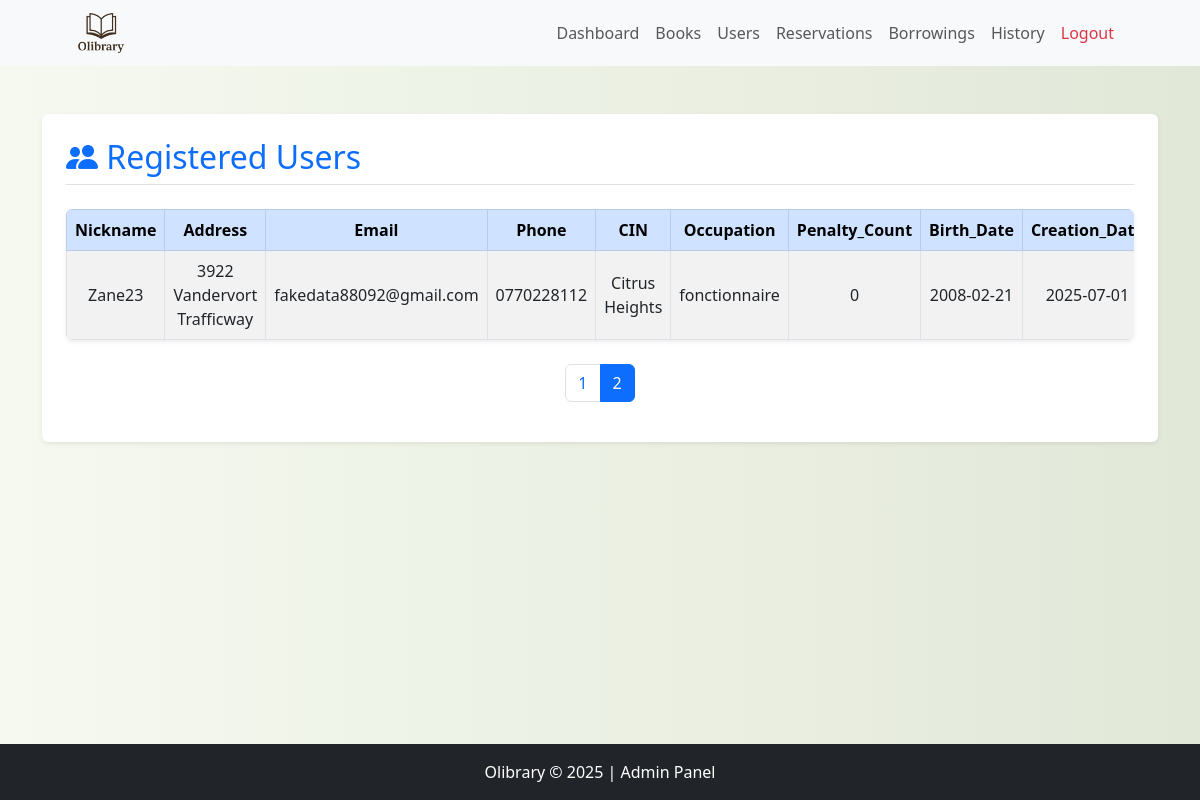
The page /admin/users.php?page=2 (signed in) on the database its author committed.
### tables this page shows
CREATE TABLE `client` (
  `Nickname` varchar(150) NOT NULL,
  `Password` varchar(150) DEFAULT NULL,
  `Address` varchar(100) DEFAULT NULL,
  `Email` varchar(100) DEFAULT NULL,
  `Phone` varchar(100) DEFAULT NULL,
  `CIN` varchar(50) DEFAULT NULL,
  `Occupation` varchar(50) DEFAULT NULL,
  `Penalty_Count` int(11) DEFAULT 0,
  `Birth_Date` date DEFAULT NULL,
  `Creation_Date` date DEFAULT current_timestamp(),
  `Admin` tinyint(1) DEFAULT 0
);

### includes/get_all_users.php (called while the page is built)
<?php
require_once("../classes/crud.class.php");
$perPage = 20;
$page = isset($_GET['page']) ? max(1, (int) $_GET['page']) : 1;
$offset = ($page - 1) * $perPage;
try {
    $library = new Library();
    $allUsers = $library->getAllUsers();
    $users = $library->getUsersPaginated($offset, $perPage);
    $totalUsers = count($allUsers);
    $totalPages = ceil($totalUsers / $perPage);
} catch (Exception $e) {
    die("Failed to fetch users: " . $e->getMessage());
}

### classes/dbConnect.class.php (called while the page is built, shortened)
<?php
class dbConnect
{
    protected $host = 'localhost';
    protected $dbname = 'library';
    protected $username = 'outhman790';
    protected $Password = 'outhman790..!!';
    public function connect()
    {
        $dsn = "mysql:host={$this->host};dbname={$this->dbname}";
        $options = [
            PDO::ATTR_ERRMODE => PDO::ERRMODE_EXCEPTION,
            PDO::ATTR_DEFAULT_FETCH_MODE => PDO::FETCH_ASSOC,
        ];
        try {
            $this->connection = new PDO($dsn, $this->username, $this->Password, $options);
            return $this->connection;
        } catch (PDOException $e) {
            throw new Exception('Could not connect to database: ' . $e->getMessage());
        }
    }
}

### classes/crud.class.php (called while the page is built, shortened)
<?php
require_once('dbConnect.class.php');
class Library extends dbConnect
{
    public function getAllUsers()
    {
        try {
            $stmt = $this->connection->prepare("SELECT * FROM client");
            $stmt->execute();
            return $stmt->fetchAll(PDO::FETCH_ASSOC);
        } catch (PDOException $e) {
            throw new Exception("Error fetching users: " . $e->getMessage());
        }
    }
    public function getUsersPaginated($offset, $limit)
    {
        try {
            $stmt = $this->connection->prepare("SELECT Nickname, Address, Email, Phone, CIN, Occupation, Penalty_Count, Birth_Date, Creation_Date FROM client LIMIT :offset, :limit");
            $stmt->bindValue(":offset", (int) $offset, PDO::PARAM_INT);
            $stmt->bindValue(":limit", (int) $limit, PDO::PARAM_INT);
            $stmt->execute();
            return $stmt->fetchAll(PDO::FETCH_ASSOC);
        } catch (PDOException $e) {
            throw new Exception("Error fetching paginated users: " . $e->getMessage());
        }
    }
}

### admin/users.php (the view, shortened to what this page needs)
<?php
include("../includes/get_all_users.php");
?>
<!DOCTYPE html>
<html lang="en">
<head>
    <link href="https://cdn.jsdelivr.net/npm/bootstrap@5.3.0/dist/css/bootstrap.min.css" rel="stylesheet">
    <link href="https://cdn.jsdelivr.net/npm/bootstrap-icons@1.10.5/font/bootstrap-icons.css" rel="stylesheet" />
</head>
<body class="d-flex flex-column min-vh-100 bg-light" style="background: linear-gradient(to right, #f5f9f0, #e2e8d8); color: #2a3a1e;">
    <nav class="navbar navbar-expand-lg navbar-light bg-light">
        <div class="container px-4 px-lg-5">
            <a class="navbar-brand" href="admin_homepage.php">
                <img src="../img/Olibrary_logo.png" alt="Library logo" style="height: 40px;">
            </a>
            <div class="collapse navbar-collapse justify-content-end" id="navbarNav">
                <ul class="navbar-nav">
                    <li class="nav-item"><a class="nav-link" href="admin_homepage.php">Dashboard</a></li>
                    <li class="nav-item"><a class="nav-link" href="allItems.php">Books</a></li>
                    <li class="nav-item"><a class="nav-link" href="users.php">Users</a></li>
                    <li class="nav-item"><a class="nav-link" href="all_reservations.php">Reservations</a></li>
                    <li class="nav-item"><a class="nav-link" href="all_borrowings.php">Borrowings</a></li>
                    <li class="nav-item"><a class="nav-link" href="history.php">History</a></li>
                    <li class="nav-item"><a class="nav-link text-danger" href="../includes/logout.inc.php">Logout</a></li>
                </ul>
            </div>
        </div>
    </nav>
    <div class="container my-5 flex-grow-1">
        <div class="card p-4 shadow-sm border-0">
            <h2 class="mb-4 text-primary border-bottom pb-2"><i class="bi bi-people-fill"></i> Registered Users</h2>
            <div class="table-responsive rounded shadow-sm">
                <table class="table table-striped table-bordered align-middle text-center mb-0">
                    <thead class="table-primary">
                        <tr>
                            <?php if (!empty($users)) {
                                foreach (array_keys($users[0]) as $col) {
                                    echo "<th>" . htmlspecialchars(ucfirst($col)) . "</th>";
                                }
                            } ?>
                        </tr>
                    </thead>
                    <tbody>
                        <?php foreach ($users as $user): ?>
                        <tr>
                            <?php foreach ($user as $value): ?>
                            <td><?= htmlspecialchars($value) ?></td>
                            <?php endforeach; ?>
                        </tr>
                        <?php endforeach; ?>
                    </tbody>
                </table>
            </div>
            <?php if ($totalPages > 1): ?>
            <nav>
                <ul class="pagination justify-content-center mt-4">
                    <?php for ($i = 1; $i <= $totalPages; $i++): ?>
                    <li class="page-item <?= $i === $page ? 'active' : '' ?>">
                        <a class="page-link" href="?page=<?= $i ?>"><?= $i ?></a>
                    </li>
                    <?php endfor; ?>
                </ul>
            </nav>
            <?php endif; ?>
        </div>
    </div>
    <footer class="bg-dark text-white text-center py-3 mt-auto">
        Olibrary &copy; <?= date("Y") ?> | Admin Panel
    </footer>
</body>
</html>

### rows shown on the page
client: Nickname "Zane23", Address "3922 Vandervort Trafficway", Email "fakedata88092@gmail.com", Phone "0770228112", CIN "Citrus Heights", Occupation "fonctionnaire", Penalty_Count "0", Birth_Date "2008-02-21", Creation_Date "2025-07-01"

### other values the page prints
$col "Nickname"
$col "Address"
$col "Email"
$col "Phone"
$col "CIN"
$col "Occupation"
$col "Penalty_Count"
$col "Birth_Date"
